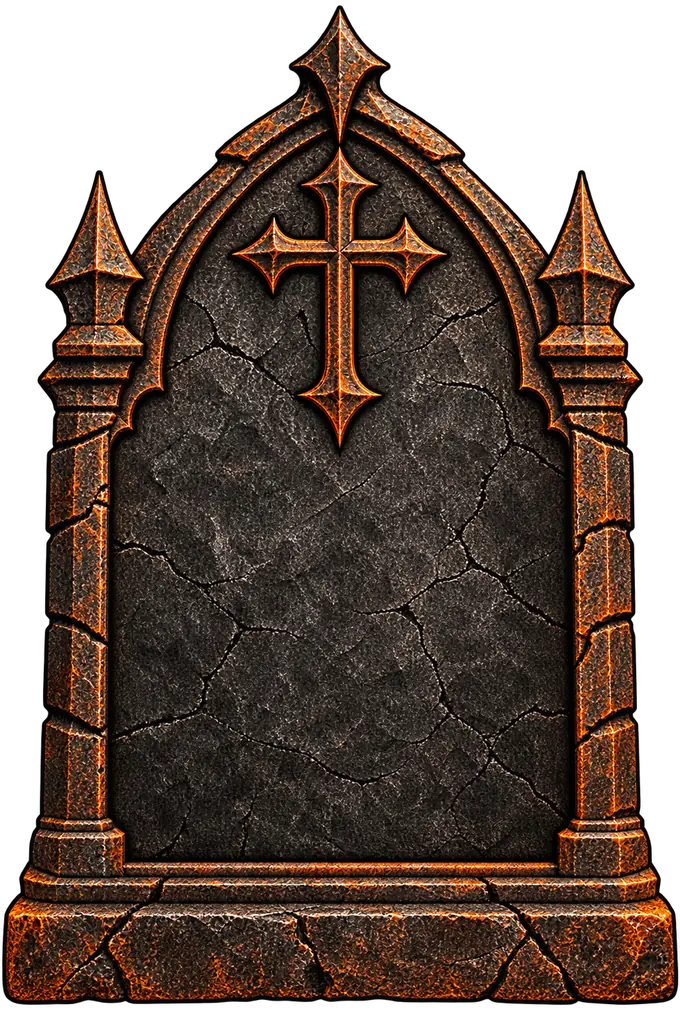
#> input picture assets/grave.webp, 680 x 1020 px
$ python -i make_syso.py   (imports and definitions only)
#> lines starting #> are read from the running program, lines starting #| are printed output that depends on the picture
"""Build rsrc_windows_amd64.syso: the app icon (from assets/skull.webp) plus a manifest,
as a COFF object the Go linker links into GrimTracker.exe. Needs Pillow.

    python3 tools/make_syso.py <skull image> <out.syso> <out.ico>
"""
import io, struct, sys
from PIL import Image

SIZES = [16, 20, 24, 32, 40, 48, 64, 128, 256]

MANIFEST = b"""<?xml version="1.0" encoding="UTF-8" standalone="yes"?>
<assembly xmlns="urn:schemas-microsoft-com:asm.v1" manifestVersion="1.0">
  <assemblyIdentity type="win32" name="GrimTracker" version="1.0.0.0" processorArchitecture="amd64"/>
  <description>GrimTracker</description>
  <dependency><dependentAssembly>
    <assemblyIdentity type="win32" name="Microsoft.Windows.Common-Controls" version="6.0.0.0"
      processorArchitecture="*" publicKeyToken="6595b64144ccf1df" language="*"/>
  </dependentAssembly></dependency>
  <trustInfo xmlns="urn:schemas-microsoft-com:asm.v3"><security><requestedPrivileges>
    <requestedExecutionLevel level="asInvoker" uiAccess="false"/>
  </requestedPrivileges></security></trustInfo>
  <application xmlns="urn:schemas-microsoft-com:asm.v3"><windowsSettings>
    <dpiAware xmlns="http://schemas.microsoft.com/SMI/2005/WindowsSettings">true/pm</dpiAware>
    <dpiAwareness xmlns="http://schemas.microsoft.com/SMI/2016/WindowsSettings">PerMonitorV2</dpiAwareness>
  </windowsSettings></application>
  <compatibility xmlns="urn:schemas-microsoft-com:compatibility.v1"><application>
    <supportedOS Id="{8e0f7a12-bfb3-4fe8-b9a5-48fd50a15a9a}"/>
  </application></compatibility>
</assembly>
"""


def square(img, size):
    img = img.convert("RGBA")
    bb = img.getchannel("A").point(lambda a: 255 if a > 16 else 0).getbbox()
    if bb:
        img = img.crop(bb)
    w, h = img.size
    s = max(w, h)
    c = Image.new("RGBA", (s, s), (0, 0, 0, 0))
    c.paste(img, ((s - w) // 2, (s - h) // 2))
    return c.resize((size, size), Image.LANCZOS)


def dib(img):
    """32-bit BMP icon image (no file header): XOR bitmap bottom-up BGRA + AND mask."""
    w, h = img.size
    hdr = struct.pack("<IiiHHIIiiII", 40, w, h * 2, 1, 32, 0, 0, 0, 0, 0, 0)
    px = img.load()
    xor = bytearray()
    for y in range(h - 1, -1, -1):
        for x in range(w):
            r, g, b, a = px[x, y]
            xor += bytes((b, g, r, a))
    row = ((w + 31) // 32) * 4
    andm = bytearray()
    for y in range(h - 1, -1, -1):
        bits = bytearray(row)
        for x in range(w):
            if px[x, y][3] < 128:
                bits[x // 8] |= 0x80 >> (x % 8)
        andm += bits
    return hdr + bytes(xor) + bytes(andm)


def png(img):
    b = io.BytesIO()
    img.save(b, "PNG", optimize=True)
    return b.getvalue()


def build(src, out_syso, out_ico):
#> called with src = '../../assets/grave.webp', out_syso = 'out.png', out_ico = 'out1.png'
    base = Image.open(src)
#> base is the input picture: PIL image 680x1020 RGBA; mean R, G, B, A 51, 35.2, 26.5, 183.4
    images = []
    for s in SIZES:
        im = square(base, s)
        images.append((s, png(im) if s >= 64 else dib(im)))
#> this loop made 9 passes
#> pass 1, in square, `img = img.crop(bb)`:
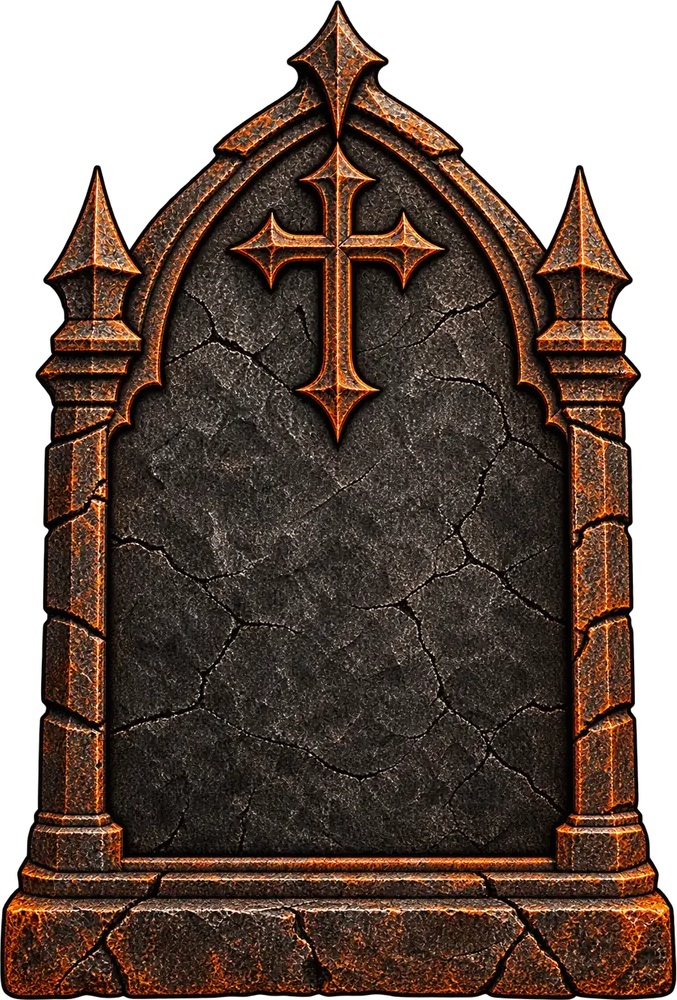
#> img: PIL image 677x1000 RGBA; mean R, G, B, A 52.2, 36.1, 27.1, 187.9; transparent parts drawn white
#> pass 1, in build, `im = square(base, s)`:
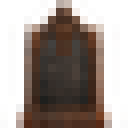
#> im: PIL image 16x16 RGBA (shown 8 times larger); mean R, G, B, A 57.2, 40.2, 26.5, 127.8; transparent parts drawn white
#> pass 2, in build, `im = square(base, s)`:
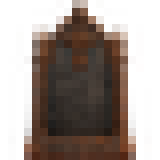
#> im: PIL image 20x20 RGBA (shown 8 times larger); mean R, G, B, A 48.2, 31.4, 22.9, 127.5; transparent parts drawn white
#> after the loop:
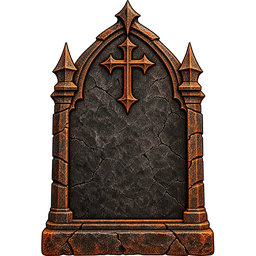
#> im: PIL image 256x256 RGBA; mean R, G, B, A 35.1, 24.2, 18.2, 127.2; transparent parts drawn white
#> after the loop, images = 9 items

    # .ico file (handy for the site / shortcuts)
    ico = struct.pack("<HHH", 0, 1, len(images))
    off = 6 + 16 * len(images)
#> off = 150
    body = b""
    for s, data in images:
        ico += struct.pack("<BBBBHHII", s % 256, s % 256, 0, 0, 1, 32, len(data), off + len(body))
        body += data
#> this loop made 9 passes
#> s on passes 1 to 9: 16, 20, 24, 32, 40, 48, 64, 128, 256
    open(out_ico, "wb").write(ico + body)

    group = struct.pack("<HHH", 0, 1, len(images))
    for i, (s, data) in enumerate(images, 1):
        group += struct.pack("<BBBBHHIH", s % 256, s % 256, 0, 0, 1, 32, len(data), i)

    # resources: type -> [(id, bytes)], all language 0x0409
    res = {3: [(i, d) for i, (s, d) in enumerate(images, 1)], 14: [(1, group)], 24: [(1, MANIFEST)]}

    # lay out: directories first, then data entries, then data
    types = sorted(res)
#> types = [3, 14, 24]
    dirs = bytearray()
    entries_after = []  # we compute offsets in two passes
    n_dirs = 1 + len(types) + sum(len(res[t]) for t in types)
#> n_dirs = 15
    n_dir_entries = len(types) + sum(len(res[t]) for t in types) * 2
#> n_dir_entries = 25
    dir_size = n_dirs * 16 + n_dir_entries * 8
#> dir_size = 440
    n_data = sum(len(res[t]) for t in types)
#> n_data = 11
    data_entries_off = dir_size
#> data_entries_off = 440
    data_off = data_entries_off + n_data * 16
#> data_off = 616

    def align(n, a=8):
        return (n + a - 1) // a * a

    data_off = align(data_off)
    out = bytearray()
    relocs = []
    # level 1
    l1 = struct.pack("<IIHHHH", 0, 0, 0, 0, 0, len(types))
    cursor = 16 + 8 * len(types)
#> cursor = 40
    l2_offsets = []
    for t in types:
        l2_offsets.append(cursor)
        cursor += 16 + 8 * len(res[t])
#> this loop made 3 passes
#> (t, cursor) on passes 1 to 3: (3, 128), (14, 152), (24, 176)
#> after the loop, cursor = 176; l2_offsets = [40, 128, 152]
    l3_offsets = {}
    for t in types:
        for rid, _ in res[t]:
            l3_offsets[(t, rid)] = cursor
            cursor += 16 + 8
#> this loop made 3 passes
#> t on passes 1 to 3: 3, 14, 24
#> after the loop, cursor = 440; l3_offsets = 11 items
    assert cursor == dir_size, (cursor, dir_size)
    for t, o in zip(types, l2_offsets):
        l1 += struct.pack("<II", t, 0x80000000 | o)
#> this loop made 3 passes
#> (t, o) on passes 1 to 3: (3, 40), (14, 128), (24, 152)
    out += l1
    for t in types:
        out += struct.pack("<IIHHHH", 0, 0, 0, 0, 0, len(res[t]))
        for rid, _ in res[t]:
            out += struct.pack("<II", rid, 0x80000000 | l3_offsets[(t, rid)])
    de_index = 0
    data_blob = bytearray()
    data_entries = bytearray()
    for t in types:
        for rid, data in res[t]:
            out += struct.pack("<IIHHHH", 0, 0, 0, 0, 0, 1)
            out += struct.pack("<II", 0x0409, data_entries_off + de_index * 16)
            # data entry: OffsetToData is an RVA, fixed up by the linker via a relocation
            field = data_entries_off + de_index * 16
            relocs.append(field)
            data_entries += struct.pack("<IIII", data_off + len(data_blob), len(data), 0, 0)
            data_blob += data
            data_blob += b"\0" * (align(len(data_blob)) - len(data_blob))
            de_index += 1
#> after the loop, de_index = 11; relocs = [440, 456, 472, 488, 504, 520, 536, 552, 568, 584, 600]
    assert len(out) == dir_size
    out += data_entries
    out += b"\0" * (data_off - len(out))
    out += data_blob
    raw = bytes(out)

    # COFF object: header, one .rsrc section, relocations, symbol table, string table
    sec_hdr_off = 20
    raw_off = sec_hdr_off + 40
    reloc_off = raw_off + len(raw)
#> reloc_off = 154412
    sym_off = reloc_off + 10 * len(relocs)
#> sym_off = 154522
    coff = struct.pack("<HHIIIHH", 0x8664, 1, 0, sym_off, 1, 0, 0)
    sect = b".rsrc\0\0\0" + struct.pack("<IIIIIIHHI", 0, 0, len(raw), raw_off, reloc_off, 0, len(relocs), 0, 0x40000040)
    rel = b"".join(struct.pack("<IIH", r, 0, 3) for r in relocs)  # IMAGE_REL_AMD64_ADDR32NB
    sym = b".rsrc\0\0\0" + struct.pack("<IhHBB", 0, 1, 0, 3, 0)
    strtab = struct.pack("<I", 4)
    open(out_syso, "wb").write(coff + sect + raw + rel + sym + strtab)


# [2 lines not run here, left out]

>>> result = build('../../assets/grave.webp', 'out.png', 'out1.png')
